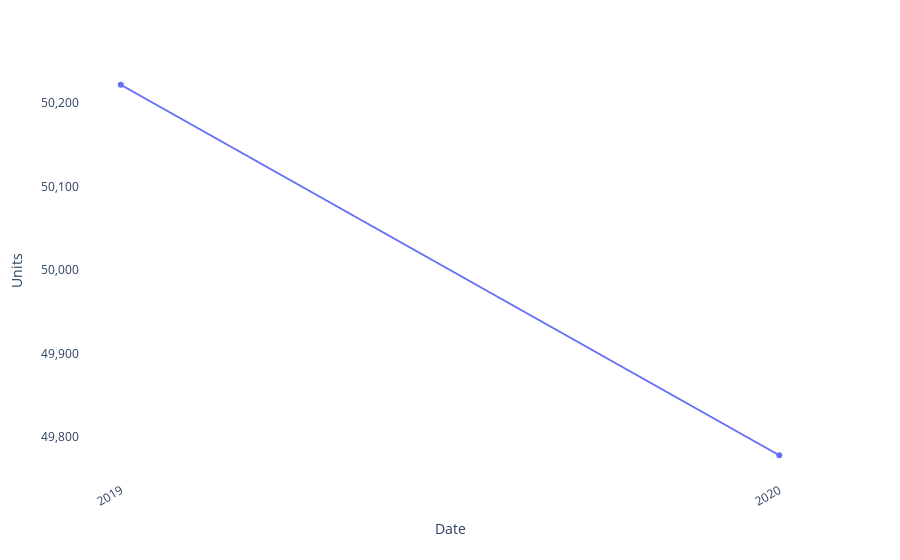

The notebook cell saved with this chart:
### Code cell
# Serie de tiempo
df_ts2 = df_ts.copy()
df_ts2 = df_ts2.loc[:,['date','contador']]
df_ts2['date'] = df_ts2['date'].dt.to_period('Y').astype(str)
df_ts2 = df_ts2.groupby('date').sum().reset_index()
print(df_ts2.head(3))

# unidades mensuales
fig = fg.simple_time_series(df_ts2, x='date', y="contador", xl='Date', yl='Units')
fig.show()

### Figure 1 — Plotly figure (JSON) as saved in the notebook; plotly's stock layout.template omitted (floating-point values rounded to 4 significant figures)
{"data": [{"hovertemplate": "Date=%{x}<br>Units=%{y}<extra></extra>", "legendgroup": "", "line": {"color": "#636efa", "dash": "solid"}, "marker": {"symbol": "circle"}, "mode": "markers+lines", "name": "", "orientation": "v", "showlegend": false, "type": "scatter", "x": ["2019", "2020"], "xaxis": "x", "y": [50222, 49778], "yaxis": "y"}], "layout": {"legend": {"tracegroupgap": 0}, "margin": {"t": 60}, "paper_bgcolor": "rgba(0, 0, 0, 0)", "plot_bgcolor": "rgba(0, 0, 0, 0)", "xaxis": {"anchor": "y", "domain": [0, 1], "tickangle": -30, "title": {"text": "Date"}}, "yaxis": {"anchor": "x", "domain": [0, 1], "tickformat": ",.0f", "title": {"text": "Units"}}}}
